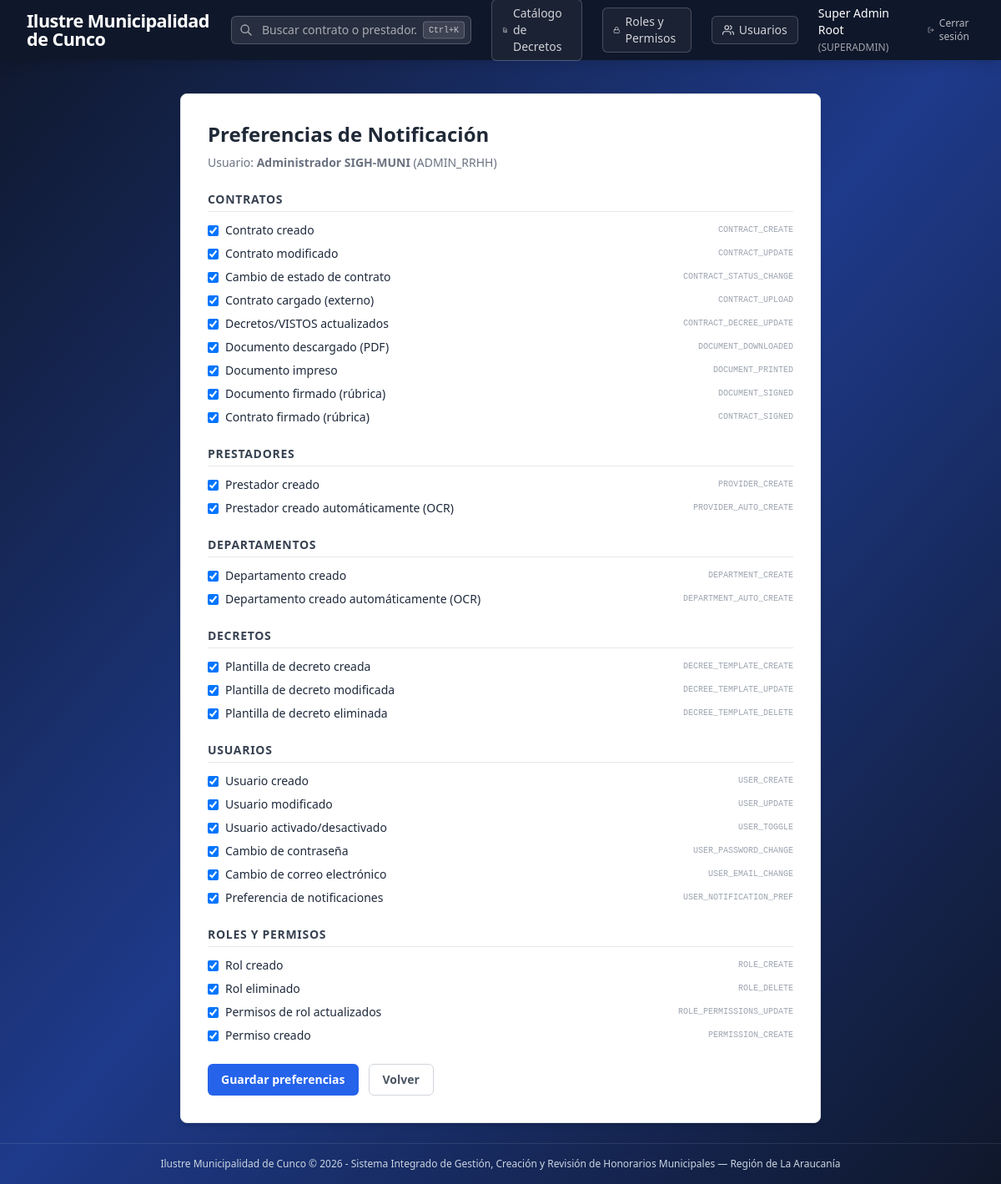
Screenshot of /admin/users/1/notification-events (signed in) with the database file from the repository.
### app/models/user.py (models this page shows, shortened)
class User(db.Model):
    __tablename__ = 'users'
    id = db.Column(db.Integer, primary_key=True, autoincrement=True)
    rut = db.Column(db.String(20), nullable=False, unique=True)
    first_name = db.Column(db.String(100), nullable=False)
    last_name = db.Column(db.String(100), nullable=False)
    email = db.Column(db.String(120), nullable=False, unique=True)
    password_hash = db.Column(db.String(255), nullable=False)
    role = db.Column(db.String(50), nullable=False)  # SUPERADMIN, ADMIN_RRHH, JEFE_DEPTO, FINANZAS_CONTROL
    department_id = db.Column(db.Integer, db.ForeignKey('departments.id', ondelete='SET NULL'), nullable=True)
    is_active = db.Column(db.Integer, nullable=False, default=1)
    receive_email_notifications = db.Column(db.Integer, nullable=False, default=0)
    disabled_notifications = db.Column(db.Text, nullable=True)  # JSON list of action codes
    created_at = db.Column(db.DateTime, nullable=False, default=datetime.utcnow)
    @property
    def full_name(self):
        return f"{self.first_name} {self.last_name}"

### app/routes/admin.py (the view, shortened to what this page needs)
@admin_bp.route('/users/<int:user_id>/notification-events', methods=['GET', 'POST'])
@login_required
@role_required('SUPERADMIN')
def users_notification_events(user_id):
    from app.services.notification_service import NOTIFICATION_EVENTS, get_disabled_actions, set_disabled_actions
    user = User.query.get_or_404(user_id)
    disabled = get_disabled_actions(user)
    grouped = {}
    for action, label, module in NOTIFICATION_EVENTS:
        grouped.setdefault(module, []).append((action, label, action not in disabled))
    return render_template('admin/notification_events.html', user=user, grouped=grouped)

### app/auth/utils.py (called while the page is built)
def login_required(f):
    @wraps(f)
    def decorated_function(*args, **kwargs):
        if 'user_id' not in session:
            flash('Debes iniciar sesión para acceder a esta sección.', 'warning')
            return redirect(url_for('auth.login', next=request.url))
        return f(*args, **kwargs)
    return decorated_function

def role_required(*allowed_roles):
    def decorator(f):
        @wraps(f)
        def decorated_function(*args, **kwargs):
            if 'user_id' not in session:
                flash('Debes iniciar sesión para acceder.', 'warning')
                return redirect(url_for('auth.login'))
            user_role = session.get('user_role')
            if user_role != 'SUPERADMIN' and user_role not in allowed_roles:
                flash('No tienes permisos suficientes para acceder a este módulo.', 'danger')
                return redirect(url_for('dashboard.index'))
            return f(*args, **kwargs)
        return decorated_function
    return decorator

def get_current_user():
    if 'user_id' in session:
        return User.query.get(session['user_id'])
    return None

### app/services/notification_service.py (called while the page is built)
def get_disabled_actions(user):
    try:
        if not user.disabled_notifications:
            return set()
        data = json.loads(user.disabled_notifications)
        if isinstance(data, list):
            return set(data)
    except Exception:
        pass
    return set()

### app/templates/admin/notification_events.html (shortened to what this page needs)
{% extends "base.html" %}
{% block content %}
<div class="max-w-3xl mx-auto bg-white p-8 rounded-lg shadow-md border border-gray-200">
    <h1 class="text-2xl font-bold text-gray-800 mb-2">Preferencias de Notificación</h1>
    <p class="text-sm text-gray-500 mb-6">Usuario: <strong>{{ user.full_name }}</strong> ({{ user.role }})</p>
    <form method="POST">
        {% for module, events in grouped.items() %}
        <div class="mb-6">
            <h3 class="text-sm font-bold text-gray-700 uppercase tracking-wider border-b pb-1 mb-3">{{ module }}</h3>
            <div class="space-y-2">
                {% for action, label, enabled in events %}
                <label class="flex items-center gap-2 text-sm">
                    <input type="checkbox" name="evt_{{ action }}" value="1" {% if enabled %}checked{% endif %} class="rounded border-gray-300">
                    {{ label }}
                    <span class="text-[10px] text-gray-400 font-mono ml-auto">{{ action }}</span>
                </label>
                {% endfor %}
            </div>
        </div>
        {% endfor %}
        <div class="flex gap-3 mt-6">
            <button type="submit" class="px-4 py-2 bg-[#2563eb] text-white rounded-md text-sm font-semibold hover:bg-blue-700">
                Guardar preferencias
            </button>
            <a href="{{ url_for('admin.users') }}" class="px-4 py-2 border border-gray-300 rounded-md text-sm font-semibold text-gray-600 hover:bg-gray-50">
                Volver
            </a>
        </div>
    </form>
</div>
{% endblock %}

### app/templates/base.html (shortened to what this page needs)
<!DOCTYPE html>
<html lang="es">
<head>
    <script src="https://cdn.tailwindcss.com"></script>
</head>
<body class="min-h-screen text-slate-800 flex flex-col font-sans bg-gradient-to-br from-[#0f172a] via-[#1e3a8a] to-slate-900">
    <nav class="bg-slate-900 text-white shadow-lg relative z-50">
        <div class="max-w-7xl mx-auto px-4 sm:px-6 lg:px-8">
            <div class="flex items-center justify-between h-[72px]">
                <div class="flex items-center space-x-6">
                    <a href="{{ url_for('dashboard.index') }}" class="flex items-center space-x-3 group">
                        <span class="font-extrabold text-[1.35rem] tracking-tight text-white leading-none">{{ g.municipio_nombre | default('SIGH-MUNI') }}</span>
                    </a>
                </div>
                {% if session.get('user_id') %}
                <div class="flex items-center gap-6">
                    <div class="relative" id="global_search_container">
                        <div class="relative">
                            <svg class="absolute left-2.5 top-1/2 -translate-y-1/2 w-4 h-4 text-white/60" fill="none" stroke="currentColor" viewBox="0 0 24 24">
                                <path stroke-linecap="round" stroke-linejoin="round" stroke-width="2" d="M21 21l-6-6m2-5a7 7 0 11-14 0 7 7 0 0114 0z"/>
                            </svg>
                            <input type="text" id="global_search_input"
                                placeholder="Buscar contrato o prestador..."
                                autocomplete="off"
                                class="w-56 lg:w-72 pl-9 pr-16 py-1.5 bg-white/10 border border-white/20 rounded-md text-sm text-white placeholder-white/60 focus:outline-none focus:ring-2 focus:ring-white/40 focus:bg-white/20 transition">
                            <kbd class="absolute right-2 top-1/2 -translate-y-1/2 text-[10px] bg-white/10 text-white/70 px-1.5 py-0.5 rounded border border-white/20 font-mono">Ctrl+K</kbd>
                        </div>
                    </div>
                    {% if 'create_decree' in g.user_perms or 'edit_decree' in g.user_perms or 'delete_decree' in g.user_perms or 'sign_decree' in g.user_perms %}
                    <a href="{{ url_for('decrees.index') }}"
                        class="flex items-center gap-1.5 text-sm font-medium text-white/80 hover:text-white transition border border-white/20 bg-white/5 hover:bg-white/10 px-3 py-1.5 rounded-md"
                        title="Catálogo maestro de decretos anuales (VISTOS)">
                        Catálogo de Decretos
                    </a>
                    {% endif %}
                    {% if 'manage_roles' in g.user_perms %}
                    <a href="{{ url_for('admin.roles') }}"
                        class="flex items-center gap-1.5 text-sm font-medium text-white/80 hover:text-white transition border border-white/20 bg-white/5 hover:bg-white/10 px-3 py-1.5 rounded-md"
                        title="Gestión de roles y permisos (RBAC)">
                        <svg xmlns="http://www.w3.org/2000/svg" width="14" height="14" viewBox="0 0 24 24" fill="none" stroke="currentColor" stroke-width="2" stroke-linecap="round" stroke-linejoin="round"><rect x="3" y="11" width="18" height="11" rx="2" ry="2"/><path d="M7 11V7a5 5 0 0 1 10 0v4"/></svg>
                        Roles y Permisos
                    </a>
                    {% endif %}
                    {% if 'manage_users' in g.user_perms %}
                    <a href="{{ url_for('admin.users') }}"
                        class="flex items-center gap-1.5 text-sm font-medium text-white/80 hover:text-white transition border border-white/20 bg-white/5 hover:bg-white/10 px-3 py-1.5 rounded-md"
                        title="Gestión de usuarios y contraseñas">
                        Usuarios
                    </a>
                    {% endif %}
                    <a href="{{ url_for('auth.profile') }}" class="text-sm font-medium text-white hover:text-white/80 transition">
                        {{ session.get('user_name') }}
                        <span class="text-xs text-white/60">({{ session.get('user_role') }})</span>
                    </a>
                    <a href="{{ url_for('auth.logout') }}" class="text-white/70 hover:text-white text-xs font-medium transition flex items-center gap-1.5">
                        <svg xmlns="http://www.w3.org/2000/svg" width="14" height="14" viewBox="0 0 24 24" fill="none" stroke="currentColor" stroke-width="2" stroke-linecap="round" stroke-linejoin="round"><path d="M9 21H5a2 2 0 0 1-2-2V5a2 2 0 0 1 2-2h4"/><polyline points="16 17 21 12 16 7"/><line x1="21" y1="12" x2="9" y2="12"/></svg>
                        Cerrar sesión
                    </a>
                </div>
                {% endif %}
            </div>
        </div>
    </nav>
    <main class="flex-grow max-w-7xl w-full mx-auto px-4 sm:px-6 lg:px-8 py-6 relative z-10">
        {% block content %}{% endblock %}
    </main>
    <footer class="text-center py-4 text-xs text-slate-300 border-t border-white/10">
        {{ g.municipio_nombre | default('SIGH-MUNI') }} &copy; 2026 - Sistema Integrado de Gestión, Creación y Revisión de Honorarios Municipales
        {% if g.municipio_region %} &mdash; {{ g.municipio_region }}{% endif %}
    </footer>
</body>
</html>

### rows the page displays
User: get "SUPERADMIN"
User: full_name "Administrador SIGH-MUNI", role "ADMIN_RRHH"

### other values shown
{{ g.municipio_nombre | default('SIGH-MUNI') }} "Ilustre Municipalidad de Cunco"
{{ session.get('user_name') }} "Super Admin Root"
{{ module }} "CONTRATOS" "PRESTADORES" "DEPARTAMENTOS" "DECRETOS" "USUARIOS" "ROLES Y PERMISOS"
{{ label }} "Contrato creado" "Contrato modificado" "Cambio de estado de contrato" "Contrato cargado (externo)" "Decretos/VISTOS actualizados" "Documento descargado (PDF)" "Documento impreso" "Documento firmado (rúbrica)" "Contrato firmado (rúbrica)" "Prestador creado" "Prestador creado automáticamente (OCR)" "Departamento creado" "Departamento creado automáticamente (OCR)" "Plantilla de decreto creada" "Plantilla de decreto modificada" "Plantilla de decreto eliminada" "Usuario creado" "Usuario modificado" "Usuario activado/desactivado" "Cambio de contraseña" "Cambio de correo electrónico" "Preferencia de notificaciones" "Rol creado" "Rol eliminado" "Permisos de rol actualizados" "Permiso creado"
{{ action }} "CONTRACT_CREATE" "CONTRACT_UPDATE" "CONTRACT_STATUS_CHANGE" "CONTRACT_UPLOAD" "CONTRACT_DECREE_UPDATE" "DOCUMENT_DOWNLOADED" "DOCUMENT_PRINTED" "DOCUMENT_SIGNED" "CONTRACT_SIGNED" "PROVIDER_CREATE" "PROVIDER_AUTO_CREATE" "DEPARTMENT_CREATE" "DEPARTMENT_AUTO_CREATE" "DECREE_TEMPLATE_CREATE" "DECREE_TEMPLATE_UPDATE" "DECREE_TEMPLATE_DELETE" "USER_CREATE" "USER_UPDATE" "USER_TOGGLE" "USER_PASSWORD_CHANGE" "USER_EMAIL_CHANGE" "USER_NOTIFICATION_PREF" "ROLE_CREATE" "ROLE_DELETE" "ROLE_PERMISSIONS_UPDATE" "PERMISSION_CREATE"
{{ g.municipio_region }} "Región de La Araucanía"
